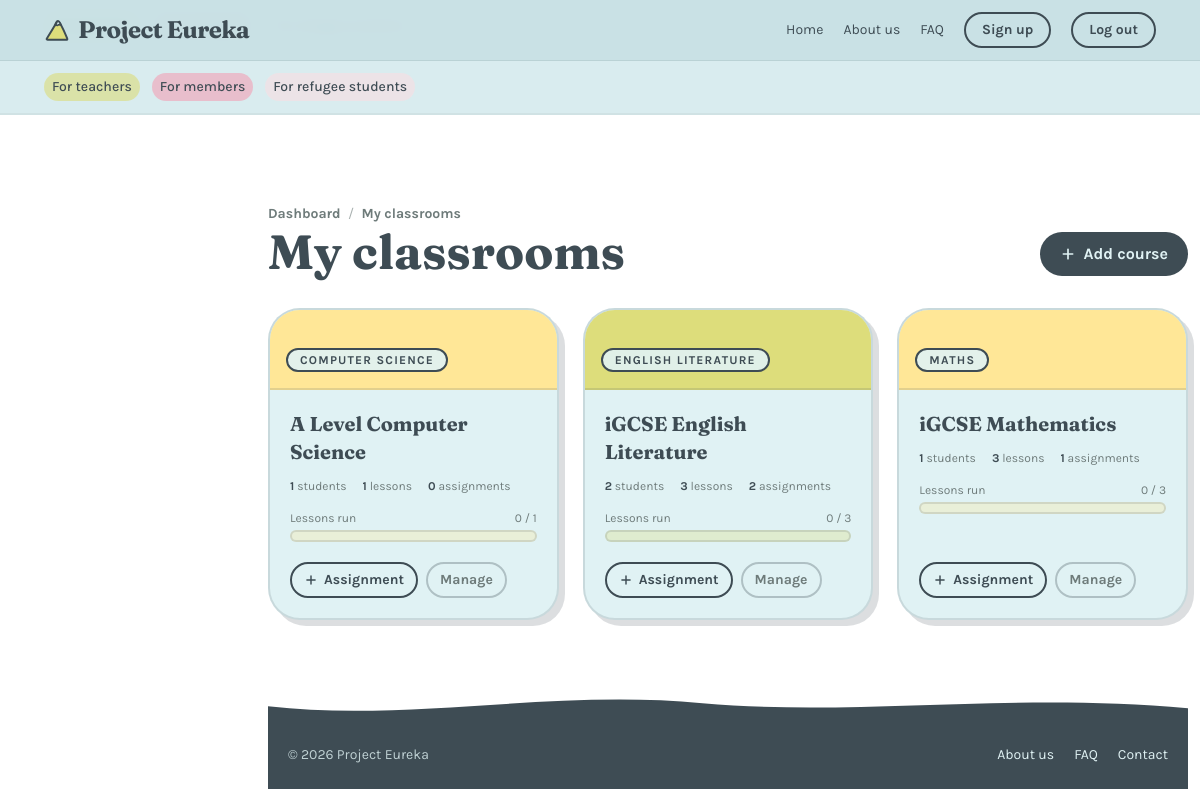
Screenshot of /teachers/classrooms/ (signed in) with the database file from the repository.
### classes/models.py (models this page shows, shortened)
class Course(models.Model):
    name = models.CharField(max_length=120)
    subject = models.CharField(max_length=80, blank=True)
    teacher = models.ForeignKey(
        settings.AUTH_USER_MODEL,
        on_delete=models.CASCADE,
        related_name="courses_taught",
    )
    color = models.CharField(max_length=20, default="mint")  # dashboard card accent
    created_at = models.DateTimeField(auto_now_add=True)

### teachers/views.py (the view)
# urls.py: path("classrooms/", views.classrooms, name="classrooms"),
@teacher_required
def classrooms(request):
    courses = (
        Course.objects
        .filter(teacher=request.user)
        .annotate(
            total_lessons=Count("lessons", distinct=True),
            completed_lessons=Count("lessons", filter=Q(lessons__is_complete=True), distinct=True),
            student_count=Count("enrollments", distinct=True),
            assignment_count=Count("assignments", distinct=True),
        )
        .order_by("name")
    )
    return render(request, "teachers/classrooms.html", {
        "current_page": "teachers",
        "signed_in": True,
        "display_name": request.user.get_short_name() or request.user.username,
        "avatar_letter": (request.user.get_short_name() or request.user.username)[:1].upper(),
        "courses": courses,
    })

### teachers/templates/teachers/classrooms.html (shortened to what this page needs)
{% extends "base.html" %}
{% load static %}
{% load i18n %}
{% block body %}
{% include "partials/header.html" %}
  <div id="main-shell" class="pt-32">
    <main class="pb-16 pt-6 space-y-8">
      <section class="reveal flex flex-wrap items-end justify-between gap-4">
        <div>
          <p class="text-sm text-inksoft mb-1">
            <a href="{% url 'teachers:dashboard' %}" class="squiggle-link font-bold">{% translate "Dashboard" %}</a>
            <span class="mx-1 text-inksoft/60">/</span>
            <span class="font-bold">{% translate "My classrooms" %}</span>
          </p>
          <h1 class="font-display text-4xl md:text-5xl font-bold leading-[1.05]">{% translate "My classrooms" %}</h1>
        </div>
        <a href="{% url 'teachers:create_course' %}" class="inline-flex items-center gap-2 rounded-full bg-ink text-cream px-5 py-2.5 font-bold hover:bg-ink/80 transition-colors">
          <svg width="16" height="16" viewBox="0 0 24 24" fill="none" aria-hidden="true"><path d="M12 5v14M5 12h14" stroke="currentColor" stroke-width="2.5" stroke-linecap="round"/></svg>
          {% translate "Add course" %}
        </a>
      </section>
      <section class="reveal">
        <div class="grid gap-6 md:grid-cols-2 lg:grid-cols-3">
          {% for course in courses %}
            <article class="rounded-blob bg-cream border-2 border-ink/15 shadow-[6px_6px_0_0_rgba(62,76,84,0.18)] overflow-hidden flex flex-col">
              <div class="h-20 border-b-2 border-ink/15 {% if course.color == 'butter' %}bg-butter{% elif course.color == 'blush' %}bg-blush{% elif course.color == 'lilac' %}bg-lilac{% elif course.color == 'sky' %}bg-sky{% else %}bg-mint{% endif %} flex items-end p-4">
                {% if course.subject %}
                  <span class="rounded-full bg-cream/90 border-2 border-ink px-3 py-0.5 text-xs font-bold uppercase tracking-widest">{{ course.subject }}</span>
                {% endif %}
              </div>
              <div class="p-5 flex flex-col flex-1">
                <h2 class="font-display text-xl font-bold mb-3">{{ course.name }}</h2>
                <div class="flex flex-wrap gap-x-4 gap-y-1 text-xs text-inksoft mb-4">
                  <span><span class="font-bold text-ink">{{ course.student_count }}</span> {% translate "students" %}</span>
                  <span><span class="font-bold text-ink">{{ course.total_lessons }}</span> {% translate "lessons" %}</span>
                  <span><span class="font-bold text-ink">{{ course.assignment_count }}</span> {% translate "assignments" %}</span>
                </div>
                <div class="mb-5">
                  <div class="flex justify-between text-xs mb-1">
                    <span class="text-inksoft">{% translate "Lessons run" %}</span>
                    <span class="text-inksoft">
                    </span>
                  </div>
                  <div class="h-3 rounded-full border-2 border-ink/15 overflow-hidden {% if course.color == 'butter' %}bg-butter/30{% elif course.color == 'blush' %}bg-blush/30{% elif course.color == 'lilac' %}bg-lilac/30{% elif course.color == 'sky' %}bg-sky/30{% else %}bg-mint/30{% endif %}">
                  </div>
                </div>
                <div class="mt-auto flex flex-wrap gap-2">
                  <a href="{% url 'teachers:create_assignment' %}?course={{ course.pk }}" class="inline-flex items-center gap-1.5 rounded-full border-2 border-ink px-3 py-1.5 text-sm font-bold hover:bg-butter transition-colors">
                    <svg width="14" height="14" viewBox="0 0 24 24" fill="none" aria-hidden="true"><path d="M12 5v14M5 12h14" stroke="currentColor" stroke-width="2.5" stroke-linecap="round"/></svg>
                    {% translate "Assignment" %}
                  </a>
                  <a href="{% url 'teachers:course_detail' course.pk %}" class="inline-flex items-center gap-1.5 rounded-full border-2 border-ink/30 text-inksoft px-3 py-1.5 text-sm font-bold hover:bg-cream transition-colors">
                    {% translate "Manage" %}
                  </a>
                </div>
              </div>
            </article>
          {% endfor %}
        </div>
      </section>
    </main>
    {% include "partials/footer.html" %}
  </div>
{% endblock %}

### static/css/eureka.css (style rules this page uses)
html { scroll-behavior: smooth; }
body { font-family: 'Karla', sans-serif; }
.font-display { font-family: 'Fraunces', serif; }
.squiggle-link { position: relative; text-decoration: none; }
.squiggle-link::after { content: ""; position: absolute; left: 0; right: 0; bottom: -4px; height: 6px; background-size: 60px 6px; opacity: 0; transition: opacity .2s ease; }
.reveal { opacity: 0; transform: translateY(18px); transition: opacity .6s ease, transform .6s ease; }
.reveal.in { opacity: 1; transform: none; }
:root { --sidebar-w: 244px; --sidebar-w-collapsed: 68px; }
#main-shell { margin-left: calc(var(--sidebar-w) + 24px); padding-right: 12px; transition: margin-left .28s ease; }

### rows the page displays
Course: subject "COMPUTER SCIENCE", name "A Level Computer Science", student_count "1", total_lessons "1", assignment_count "0"
Course: subject "ENGLISH LITERATURE", name "iGCSE English Literature", student_count "2", total_lessons "3", assignment_count "2"
Course: subject "MATHS", name "iGCSE Mathematics", student_count "1", total_lessons "3", assignment_count "1"
